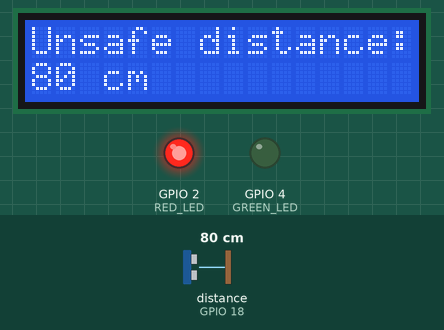
This sketch was run on a simulated ESP32. On the bench: 16×2 character LCD, output pins drawn as LEDs (lit = HIGH). Wiring (from diagram.json): ultrasonic range finder: trigger GPIO 5; echo GPIO 18. Inputs (shaded band) come from the test bench; at power-on: distance to the obstacle (sensor on GPIO 18) 80 cm. The echo pulse lasts 58.3 µs per cm; WiFi joins after 1.5 s; servers stay silent unless stated; uploads are accepted with an empty reply; the local clock reads 2024-03-15 10:24:30 at power-on unless the sketch sets it; pins used as bus, display or sensor lines are not drawn; what the sketch prints to the serial monitor is not drawn.

Above: at 6.1 s.
6.2 s: distance to the obstacle (sensor on GPIO 18) set to 195 cm
At 8.0 s:
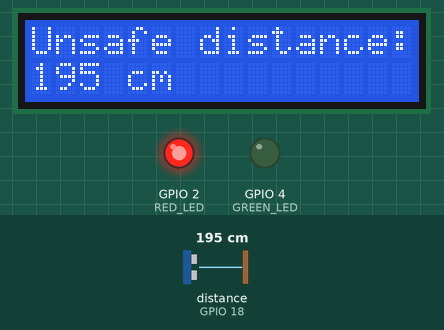
8.9 s: distance to the obstacle (sensor on GPIO 18) set to 204 cm
At 11.3 s:
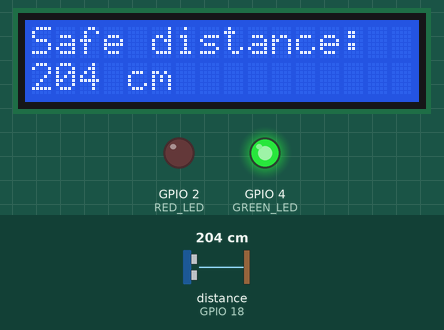
11.6 s: distance to the obstacle (sensor on GPIO 18) set to 2 cm
At 12.4 s:
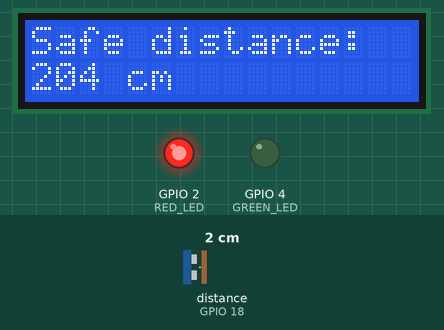
Timing chart, 0 to 14.6 s (numbered marks = the images above; inputs shaded):
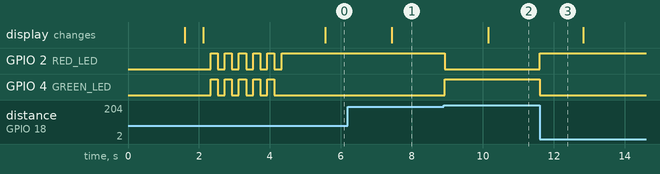

The sketch:

sketch.ino
```cpp
#include <Arduino.h>
#include <ArduinoJson.h>
#include <HTTPClient.h>
#include <LiquidCrystal_I2C.h>
#include <WiFi.h>
#include "time.h"

// WiFi Credentials
#define WIFI_SSID "Wokwi-GUEST"
#define PASSWORD ""

#define DATABASE_URL "https://upcpre202402si572ws71-default-rtdb.firebaseio.com/.json"

HTTPClient client;

// Distance Sensor setup
#define TRIGGER_PIN 5
#define ECHO_PIN 18

// LED setup
#define GREEN_LED 4
#define RED_LED 2

// LCD setup
LiquidCrystal_I2C LCD = LiquidCrystal_I2C(0x27, 16, 2);

// Variables
int previous = 0;
String tempText = "";
String payload = "";
String sensorID = "HC001";
char timeStringBuffer[20];
String greenLedOn;
String redLedOn;
String isSafeDistance;

void setup() {
  // put your setup code here, to run once:
  Serial.begin(115200);

  // LCD Startup
  LCD.init();
  LCD.backlight();
  LCD.setCursor(0, 0);
  LCD.print("Connecting to ");
  LCD.setCursor(0, 1);
  LCD.print("WiFi ");

  // WiFi Setup
  WiFi.mode(WIFI_STA);
  WiFi.begin(WIFI_SSID, PASSWORD);
  Serial.print("connecting");
  while (WiFi.status() != WL_CONNECTED) {
    Serial.print(".");
    delay(500);
  }
  Serial.println();
  Serial.print("connected: ");
  Serial.println(WiFi.localIP());
  LCD.clear();
  LCD.setCursor(0, 0);
  LCD.println("Online");
  delay(500);

  // Firebase connection setup
  LCD.clear();
  LCD.setCursor(0, 0);
  LCD.println("Connecting to");
  LCD.setCursor(0, 1);
  LCD.println("Firebase...");
  Serial.println("connecting...");
  client.begin(DATABASE_URL);
  int httpResponseCode = client.GET();

  if (httpResponseCode > 0) {
    LCD.clear();
    LCD.setCursor(0, 0);
    LCD.println("Connected");
    Serial.println("connected, Firebase payload: ");
    payload = client.getString();
    Serial.println(payload);
    Serial.println();
  }

  // LED setup
  pinMode(GREEN_LED, OUTPUT);
  pinMode(RED_LED, OUTPUT);

  // Distance Sensor setup
  pinMode(TRIGGER_PIN, OUTPUT);
  pinMode(ECHO_PIN, INPUT);

  // Print Color Legend
  Serial.println("Green: Safe");
  Serial.println("Red: Unsafe");

  // LED Initialization Routine
  for(int i = 0; i < 5; i++) {
    digitalWrite(GREEN_LED, HIGH);
    digitalWrite(RED_LED, HIGH);
    delay(200);
    digitalWrite(GREEN_LED, LOW);
    digitalWrite(RED_LED, LOW);
    delay(200);
  }

  // NTP Setup
  configTime(-9000, -9000, "1.south-america.pool.ntp.org");
}

void loop() {
  // Distance Sensor Data Collect
  long distancePulse, distanceMetric;
  digitalWrite(TRIGGER_PIN, LOW);
  delayMicroseconds(2);
  digitalWrite(TRIGGER_PIN, HIGH);
  delayMicroseconds(2);
  digitalWrite(TRIGGER_PIN, LOW);
  distancePulse = pulseIn(ECHO_PIN, HIGH);
  distanceMetric = (distancePulse/2)/29.1;

  if (previous != distanceMetric) {
    if(distanceMetric > 200 || distanceMetric < 0) {
      digitalWrite(GREEN_LED, HIGH);
      digitalWrite(RED_LED, LOW);
      tempText = "Safe distance: ";
      greenLedOn = "true";
      redLedOn = "false";
      isSafeDistance = "true";
    } else {
      digitalWrite(GREEN_LED, LOW);
      digitalWrite(RED_LED, HIGH);
      tempText = "Unsafe distance: ";
      greenLedOn = "false";
      redLedOn = "true";
      isSafeDistance = "false";
    }

    struct tm timeInfo;
    if(!getLocalTime(&timeInfo)) {
      Serial.println("Time Error");
    }
    strftime(timeStringBuffer, sizeof(timeStringBuffer), "%d/%m/%Y %H:%M", &timeInfo);
    Serial.println(String(timeStringBuffer));

    // Status Update
    client.PATCH("{\"Status/Sensors/time\":\"" + String(timeStringBuffer) + "\"}");
    client.PATCH("{\"Status/Led/greenLed\":" + greenLedOn + "}");
    client.PATCH("{\"Status/Led/redLed\":" + redLedOn + "}");
    client.PATCH("{\"Status/Sensors/Distance\":" + String(distanceMetric) + "}");
    client.PATCH("{\"Status/Sensors/safeDistance\":" + isSafeDistance + "}");
    client.PATCH("{\"Status/Sensors/id\":\"" + sensorID + "\"}");

    LCD.clear();
    LCD.setCursor(0, 0);
    LCD.print(tempText);
    LCD.setCursor(0, 1);
    LCD.print(distanceMetric);
    LCD.println(" cm");

  }

  previous = distanceMetric;

}
```

Measured:
- the behaviour switches between 200 and 201 cm on distance to the obstacle (sensor on GPIO 18) (found by bisection; images 1 and 2)
- after the input at 6.2 s, the display: changes after 1.2 s (image 1)
- after the input at 8.9 s, GPIO 2 (RED_LED): HIGH → LOW at once; GPIO 4 (GREEN_LED): LOW → HIGH at once; the display: changes after 1.2 s (image 2)
- after the input at 11.6 s, GPIO 2 (RED_LED): LOW → HIGH at once; GPIO 4 (GREEN_LED): HIGH → LOW at once
- by itself, GPIO 2 (RED_LED): alternates HIGH for 0.20 s and LOW for 0.20 s, 10 changes in all, then stays HIGH
